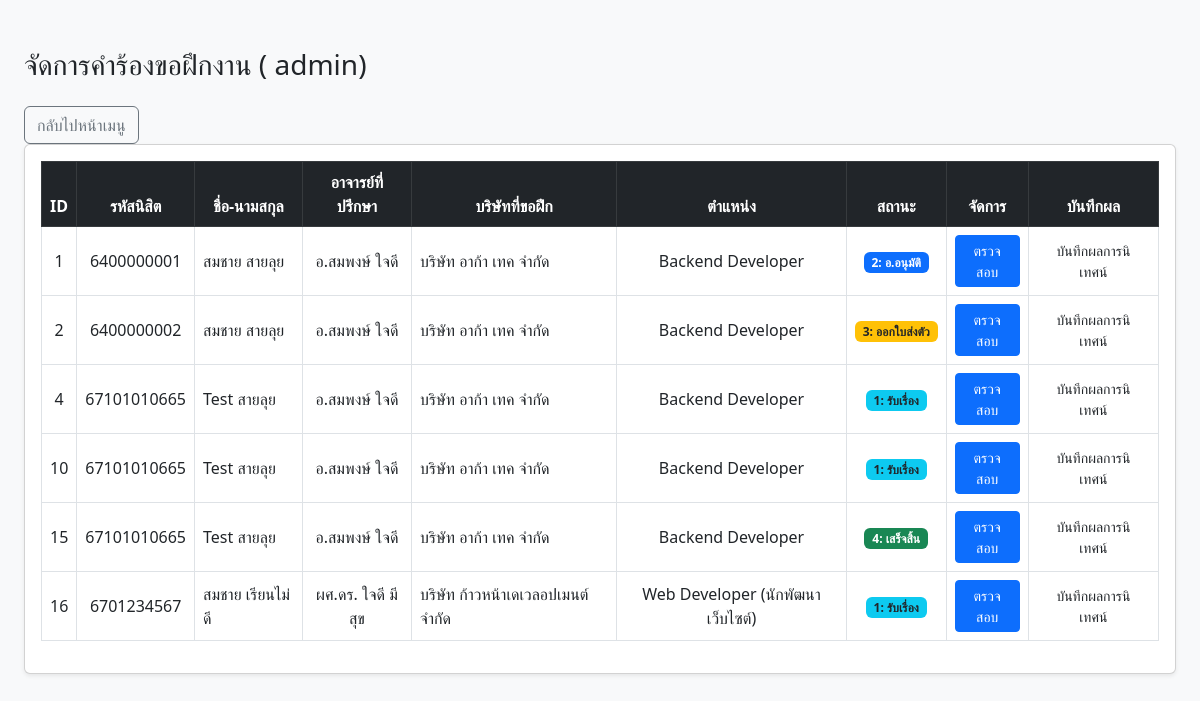
Screenshot of /hu_internships/staff/view_all_2.php (signed in) with the database file from the repository.
### tables this page shows
CREATE TABLE `internship_requests` (
  `intern_id` int(11) NOT NULL AUTO_INCREMENT,
  `student_id` varchar(11) DEFAULT NULL,
  `firstName` varchar(100) DEFAULT NULL,
  `lastName` varchar(100) DEFAULT NULL,
  `advisor_name` varchar(100) DEFAULT NULL,
  `company_name` varchar(100) DEFAULT NULL,
  `company_address` varchar(150) DEFAULT NULL,
  `contact_name` varchar(100) DEFAULT NULL,
  `contact_phone` varchar(30) DEFAULT NULL,
  `position` varchar(100) DEFAULT NULL,
  `start_date` date DEFAULT NULL,
  `end_date` date DEFAULT NULL,
  `status` int(11) DEFAULT NULL,
  `remark` varchar(150) DEFAULT NULL,
  `request_date` timestamp NULL DEFAULT NULL,
  `comment_teacher` text,
  PRIMARY KEY (`intern_id`)
);

### hu_internships/staff/view_all_2.php (the view, shortened to what this page needs)
<?php
include '../includes/db_connect.php';
$sql = "SELECT * FROM internship_requests ORDER BY request_date DESC";
$result = $connect->query($sql);
?>
<!DOCTYPE html>
<html lang="th">
<head>
    <link href="https://cdn.jsdelivr.net/npm/bootstrap@5.3.0/dist/css/bootstrap.min.css" rel="stylesheet">
</head>
<body class="bg-light">
    <div class="container-fluid mt-5 px-4">
        <h3 class="mb-4"> จัดการคำร้องขอฝึกงาน (  <?php echo "{$_SESSION["userid"]}"; ?>)</h3>
        <div class="text-start">
        <a href="../menudisplay.php" class="btn btn-outline-secondary">กลับไปหน้าเมนู</a>
        </div>
        <div class="card shadow-sm">
            <div class="card-body table-responsive">
                <table class="table table-hover table-bordered align-middle text-center" >
                    <thead class="table-dark">
                        <tr>
                            <th>ID</th>
                            <th>รหัสนิสิต</th>
                            <th>ชื่อ-นามสกุล</th>
                            <th>อาจารย์ที่ปรึกษา</th>
                            <th>บริษัทที่ขอฝึก</th>
                            <th>ตำแหน่ง</th>
                            <th>สถานะ</th>
                            <th>จัดการ</th>
                            <th>บันทึกผล</th>
                        </tr>
                    </thead>
                    <tbody>
                        <?php
                        if ($result->num_rows > 0) {
                            while ($row = $result->fetch_assoc()) {
                                $status_html = "";
                                switch ($row['status']) {
                                    case 1:
                                        $status_html = "<span class='badge bg-info text-dark'>1: รับเรื่อง</span>";
                                        break;
                                    case 2:
                                        $status_html = "<span class='badge bg-primary'>2: อ.อนุมัติ</span>";
                                        break;
                                    case 3:
                                        $status_html = "<span class='badge bg-warning text-dark'>3: ออกใบส่งตัว</span>";
                                        break;
                                    case 4:
                                        $status_html = "<span class='badge bg-success'>4: เสร็จสิ้น</span>";
                                        break;
                                }
echo "<tr>
<td>{$row['intern_id']}</td>
<td>{$row['student_id']}</td>
<td class='text-start'>{$row['firstName']} {$row['lastName']}</td>
<td>{$row['advisor_name']}</td>
<td class='text-start'>{$row['company_name']}</td>
<td>{$row['position']}</td>
<td>{$status_html}</td>
<td>
<a href='update_status.php?id={$row['intern_id']}' class='btn btn-sm btn-primary'>ตรวจสอบ</a>
</td>
<td>
<a href='../teacher/update_teacher.php?id={$row['intern_id']}' class='btn btn-sm btn-record'>
บันทึกผลการนิเทศน์
</a>
</tr>";
                            }
                        } else {
                            echo "<tr><td colspan='8' class='text-center'>ยังไม่มีข้อมูลคำร้อง</td></tr>";
                        }
                        ?>
                    </tbody>
                </table>
            </div>
        </div>
    </div>
    <link href="https://cdn.jsdelivr.net/npm/bootstrap@5.3.0/dist/js/bootstrap.bundle.min.js" rel="stylesheet">
</body>
</html>

### rows the page displays
internship_requests: intern_id "1", student "6400000001", firstName "สมชาย", lastName "สายลุย", advisor_name "อ.สมพงษ์ ใจดี", company_name "บริษัท อาก้า เทค จำกัด", position "Backend Developer", status "2: อ.อนุมัติ"
internship_requests: intern_id "2", student "6400000002", firstName "สมชาย", lastName "สายลุย", advisor_name "อ.สมพงษ์ ใจดี", company_name "บริษัท อาก้า เทค จำกัด", position "Backend Developer", status "3: ออกใบส่งตัว"
internship_requests: intern_id "4", student "67101010665", firstName "Test", lastName "สายลุย", advisor_name "อ.สมพงษ์ ใจดี", company_name "บริษัท อาก้า เทค จำกัด", position "Backend Developer", status "1: รับเรื่อง"
internship_requests: intern_id "10", student "67101010665", firstName "Test", lastName "สายลุย", advisor_name "อ.สมพงษ์ ใจดี", company_name "บริษัท อาก้า เทค จำกัด", position "Backend Developer", status "1: รับเรื่อง"
internship_requests: intern_id "15", student "67101010665", firstName "Test", lastName "สายลุย", advisor_name "อ.สมพงษ์ ใจดี", company_name "บริษัท อาก้า เทค จำกัด", position "Backend Developer", status "4: เสร็จสิ้น"
internship_requests: intern_id "16", student "6701234567", firstName "สมชาย", lastName "เรียนไม่ดี", advisor_name "ผศ.ดร. ใจดี มีสุข", company_name "บริษัท ก้าวหน้าเดเวลอปเมนต์ จำกัด", position "Web Developer (นักพัฒนาเว็บไซต์)", status "1: รับเรื่อง"

### other values shown
$_SESSION["userid"] "admin"
